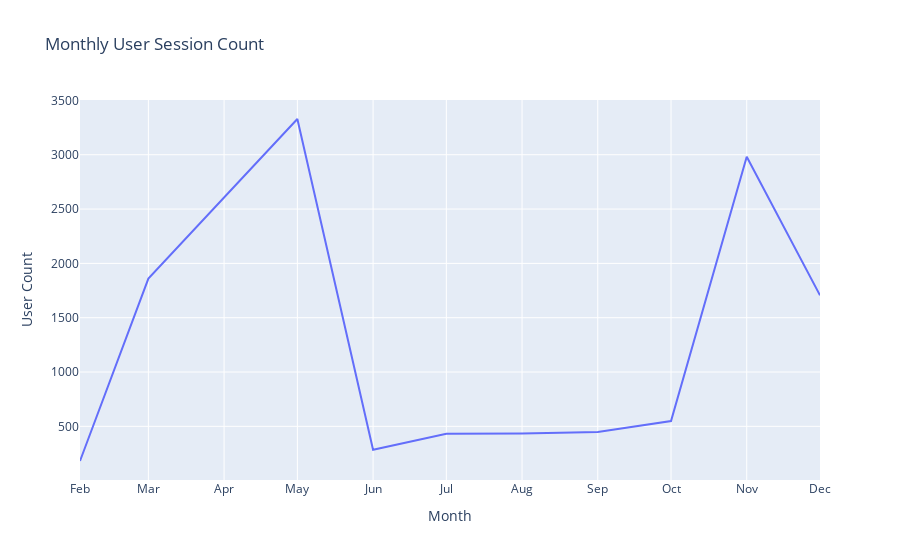

The code cell stored with this chart in its notebook:
### Markdown cell above
Then, we will create a **line chart** from the dataframe that was created earlier. Here, we use line chart because we are trying to **identify trends in the number of user count**, which is generally better represented through a line chart.

### Code cell
# Creating the bar chart with Month as the x-axis and Revenue Count as the y-axis
line_monthly_user_count = px.line(user_count, x='Month', y='User Count', title='Monthly User Session Count')

# Creating a filter on the datetime column to only display month
line_monthly_user_count.update_xaxes(tickformat='%b')

# Displaying the bar chart
line_monthly_user_count.show()

### Figure 1 — Plotly figure (JSON) as saved in the notebook; plotly's stock layout.template omitted (floating-point values rounded to 4 significant figures)
{"data": [{"hovertemplate": "Month=%{x}<br>User Count=%{y}<extra></extra>", "legendgroup": "", "line": {"color": "#636efa", "dash": "solid"}, "marker": {"symbol": "circle"}, "mode": "lines", "name": "", "orientation": "v", "showlegend": false, "type": "scatter", "x": ["2018-02-01T00:00:00", "2018-03-01T00:00:00", "2018-05-01T00:00:00", "2018-06-01T00:00:00", "2018-07-01T00:00:00", "2018-08-01T00:00:00", "2018-09-01T00:00:00", "2018-10-01T00:00:00", "2018-11-01T00:00:00", "2018-12-01T00:00:00"], "xaxis": "x", "y": [181, 1860, 3329, 285, 432, 433, 448, 549, 2982, 1706], "yaxis": "y"}], "layout": {"legend": {"tracegroupgap": 0}, "title": {"text": "Monthly User Session Count"}, "xaxis": {"anchor": "y", "domain": [0, 1], "tickformat": "%b", "title": {"text": "Month"}}, "yaxis": {"anchor": "x", "domain": [0, 1], "title": {"text": "User Count"}}}}
